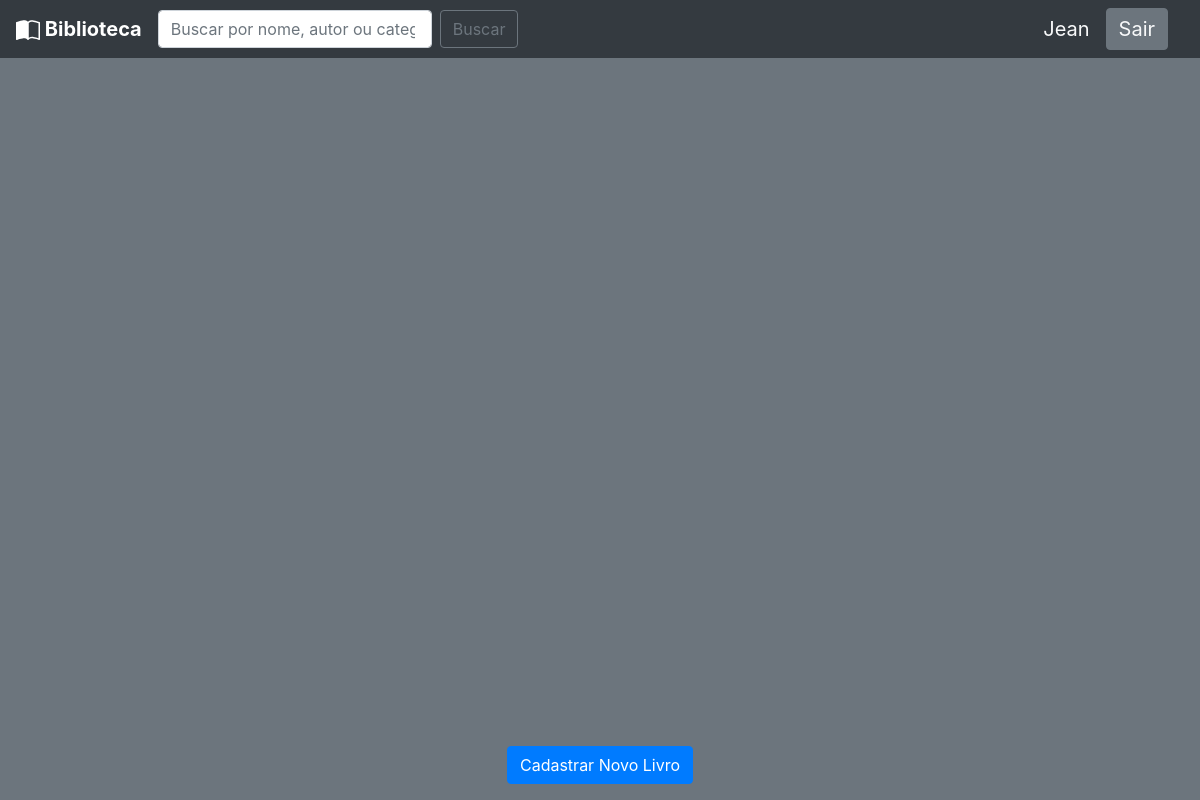
/livro/home/ (signed in), run on an earlier commit of the app's database.
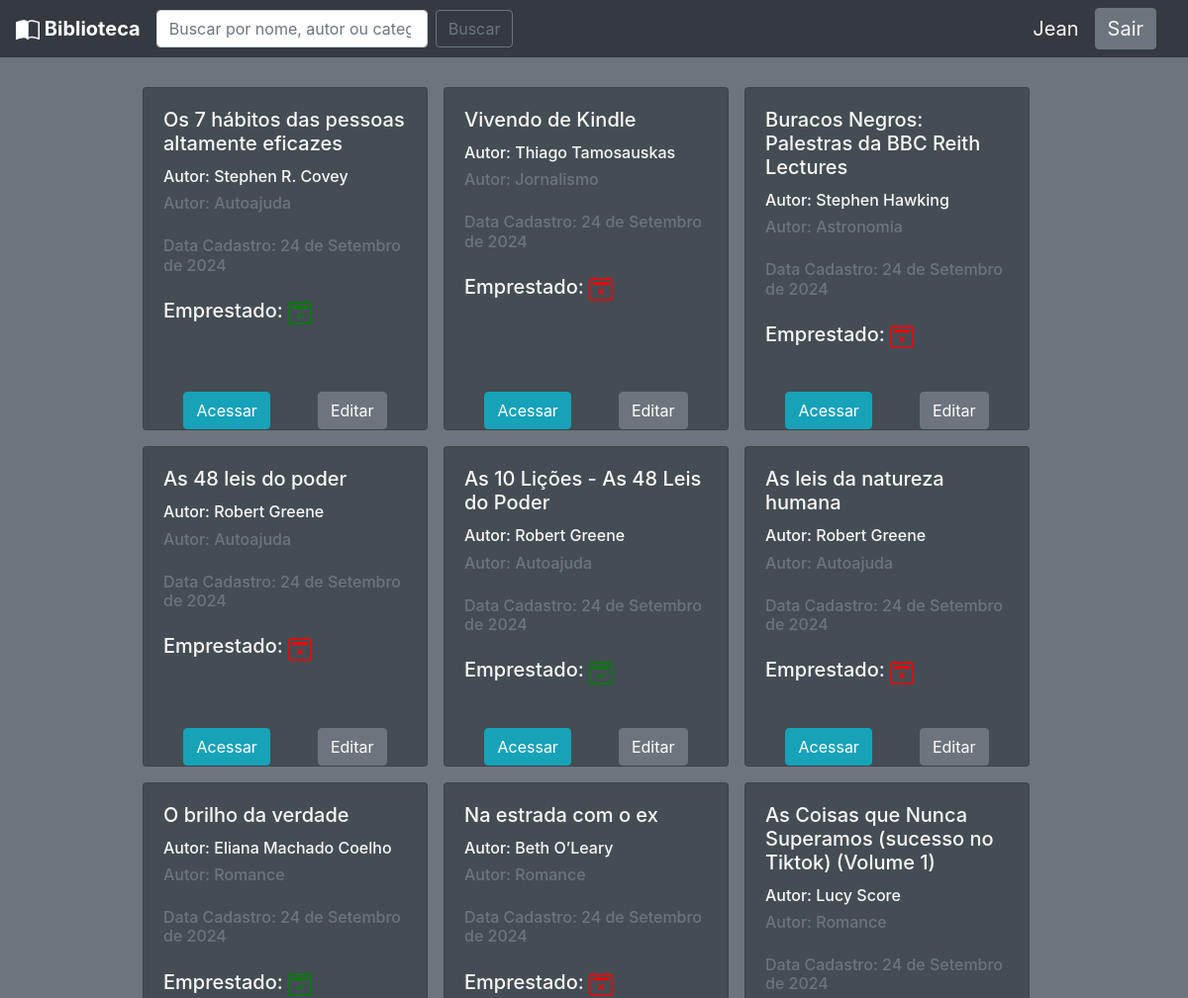
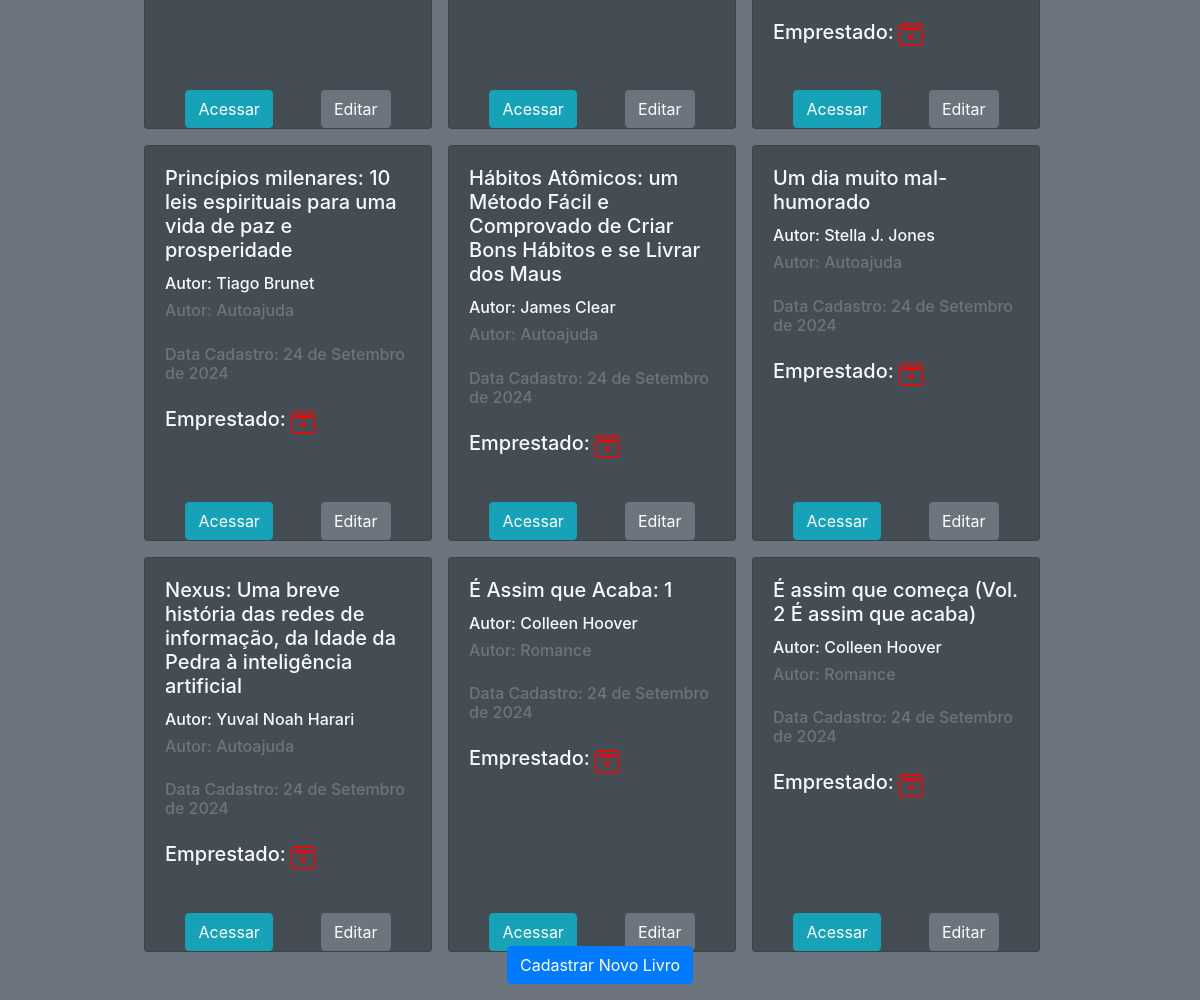
And on a later commit of the database (2 pictures, top to bottom).
### livro/models.py (models this page shows, shortened)
class Livros(models.Model):
    nome = models.CharField(max_length = 100)
    autor = models.CharField(max_length = 30)
    co_autor = models.CharField(max_length = 30, blank = True, null = True)
    img_capa = models.ImageField(blank = True, null = True)
    sinopse = models.TextField(blank = True, null = True)
    data_cadastro = models.DateField(default = date.today)
    emprestado = models.BooleanField(default = False)
    nome_emprestado = models.CharField(max_length = 30, blank = True, null = True)
    data_emprestado = models.DateTimeField(blank = True, null = True)
    data_devolucao = models.DateTimeField(blank = True, null = True)
    tempo_duracao = models.DateField(blank = True, null = True)
    categoria = models.ForeignKey(Categoria, on_delete=models.DO_NOTHING)
    usuario = models.ForeignKey(Usuario, on_delete=models.DO_NOTHING)
    class Meta:
        verbose_name = 'Livro'

class Categoria(models.Model):
    nome = models.CharField(max_length = 30)
    descricao = models.TextField(blank = True, null = True)
    def __str__(self) -> str:
        return self.nome

### livro/views.py (the view)
# urls.py: path('home/', views.home, name = 'home'),
def home(request):
    if request.session.get('usuario'):
        usuario = Usuario.objects.get(id = request.session['usuario'])
        livros = Livros.objects.filter(usuario = usuario)
        query = request.GET.get('query')
        if query:
            livros = livros.filter(
                Q(nome__icontains=query) |
                Q(autor__icontains=query) |
                Q(categoria__nome__icontains=query)
            )
        return render(request, 'home.html', {'livros': livros})
    else:
        return redirect('/auth/login/?status=2')

### livro/context_processors.py (called while the page is built)
def usuario_autenticado(request):
    return {
        'user_authenticated': 'usuario' in request.session
    }

### livro/templates/home.html (shortened to what this page needs)
{% extends 'base.html' %}
{% block 'conteudo' %}
<br>
<br>
<br>
<div class="container">
  <div class="row d-flex justify-content-center">
    {% for livro in livros %}
    <div class="card mr-md-3 mt-3" style="width: 18rem; background-color: #434d53">
      <div class="card-body text-light">
        <h5 class="card-title">{{livro.nome}}</h5>
        <h6 class="card-subtitle mt-2 mb-2">Autor: {{livro.autor}}</h6>
        <h6 class="card-subtitle mt-2 mb-4 text-muted">Autor: {{livro.categoria}}</h6>
        <h6 class="card-subtitle mt-2 mb-4 text-muted">Data Cadastro: {{livro.data_cadastro}}</h6>
        <h5 class="card-subtitle mt-4 text-mute d-inline">Emprestado: </h5>
          <br>
          <br>
      </div>
      <div class="row dflex justify-content-center">
        <a href="{% url 'ver_livro' livro.id %}" class="btn btn-info mr-4">Acessar</a>
        <a href="{% url 'editar_livro' livro.id %}" class="btn btn-secondary ml-4">Editar</a>
      </div>
    </div>
    {% endfor %}
  </div>
  <br>
  <br>
  <div class="fixed-bottom text-center mb-3">
    <a href="{% url 'cadastrar_livro' %}" class="btn btn-primary"">Cadastrar Novo Livro</a>
  </div>
</div>
{% endblock %}

What changed in the data, as far as the page shows it:
added Livros: nome "Os 7 hábitos das pessoas altamente eficazes", autor "Stephen R. Covey", categoria "Autoajuda", data_cadastro "24 de Setembro de 2024", emprestado True (drawn)
added Livros: nome "Vivendo de Kindle", autor "Thiago Tamosauskas", categoria "Jornalismo", data_cadastro "24 de Setembro de 2024", emprestado False (drawn)
added Livros: nome "Buracos Negros: Palestras da BBC Reith Lectures", autor "Stephen Hawking", categoria "Astronomia", data_cadastro "24 de Setembro de 2024", emprestado False (drawn)
added Livros: nome "As 48 leis do poder", autor "Robert Greene", categoria "Autoajuda", data_cadastro "24 de Setembro de 2024", emprestado False (drawn)
added Livros: nome "As 10 Lições - As 48 Leis do Poder", autor "Robert Greene", categoria "Autoajuda", data_cadastro "24 de Setembro de 2024", emprestado True (drawn)
added Livros: nome "As leis da natureza humana", autor "Robert Greene", categoria "Autoajuda", data_cadastro "24 de Setembro de 2024", emprestado False (drawn)
added Livros: nome "O brilho da verdade", autor "Eliana Machado Coelho", categoria "Romance", data_cadastro "24 de Setembro de 2024", emprestado True (drawn)
added Livros: nome "Na estrada com o ex", autor "Beth O’Leary", categoria "Romance", data_cadastro "24 de Setembro de 2024", emprestado False (drawn)
added Livros: nome "As Coisas que Nunca Superamos (sucesso no Tiktok) (Volume 1)", autor "Lucy Score", categoria "Romance", data_cadastro "24 de Setembro de 2024", emprestado False (drawn)
added Livros: nome "Princípios milenares: 10 leis espirituais para uma vida de paz e prosperidade", autor "Tiago Brunet", categoria "Autoajuda", data_cadastro "24 de Setembro de 2024", emprestado False (drawn)
added Livros: nome "Hábitos Atômicos: um Método Fácil e Comprovado de Criar Bons Hábitos e se Livrar dos Maus", autor "James Clear", categoria "Autoajuda", data_cadastro "24 de Setembro de 2024", emprestado False (drawn)
added Livros: nome "Um dia muito mal-humorado", autor "Stella J. Jones", categoria "Autoajuda", data_cadastro "24 de Setembro de 2024", emprestado False (drawn)
added Livros: nome "Nexus: Uma breve história das redes de informação, da Idade da Pedra à inteligência artificial", autor "Yuval Noah Harari", categoria "Autoajuda", data_cadastro "24 de Setembro de 2024", emprestado False (drawn)
added Livros: nome "É Assim que Acaba: 1", autor "Colleen Hoover", categoria "Romance", data_cadastro "24 de Setembro de 2024", emprestado False (drawn)
added Livros: nome "É assim que começa (Vol. 2 É assim que acaba)", autor "Colleen Hoover", categoria "Romance", data_cadastro "24 de Setembro de 2024", emprestado False (drawn)
